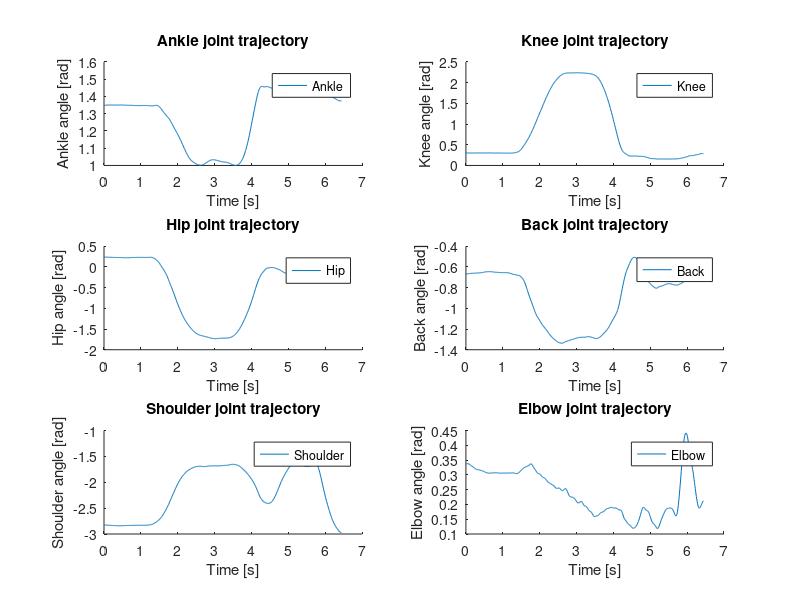
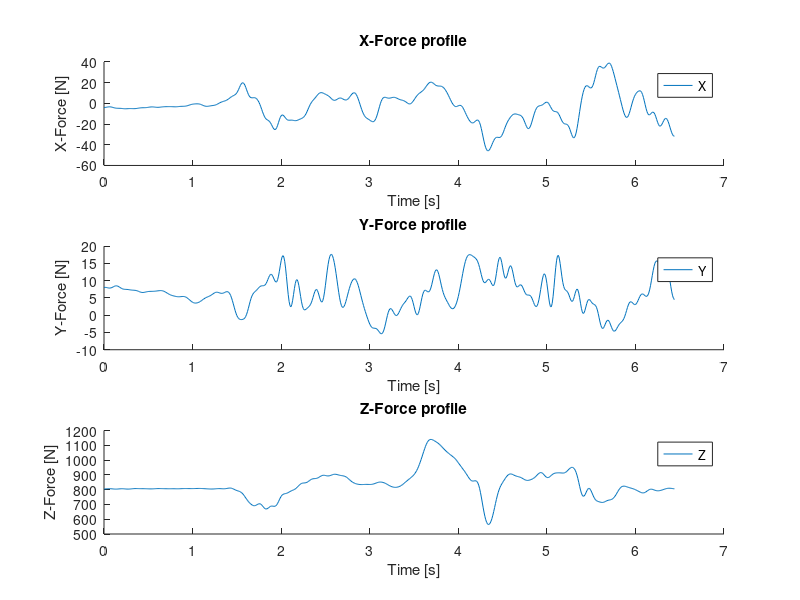

Write MATLAB code to recreate these figures, in order. (Note: this script raises an error after producing the figures.)
clear all; close all; clc;

% Add model functions to path
addpath('../../src/Model/');

% Load clean data
load Subject1_Filip_Clean.mat

% Extract forces
fnames = fieldnames(Forceplate);
for ii = 1 : length(fnames)
    Forceplate.(fnames{ii}) = Forceplate.(fnames{ii})(segmentindices(1):segmentindices(2), :);
end

% Extract markers
msetnames = fieldnames(Markers);
for ii = 1 : length(msetnames)
    mnames = fieldnames(Markers.(msetnames{ii}));    
    for jj = 1 : length(mnames)
        Markers.(msetnames{ii}).(mnames{jj})  = Markers.(msetnames{ii}).(mnames{jj})(segmentindices(1):segmentindices(2), :);
    end
end

% Extract angles
q = q(:, segmentindices(1):segmentindices(2));

% Time vector
Ts = 0.01;
Time = 0:Ts:(size(q,2)-1)*Ts;

% Get lengths vector
L = [param.L1,param.L2,param.L3,param.L4,param.L5,param.L6];

% Manually found indices of liftoff
iLiftOff = 348;
iDropOff = 526;
%% Plot all joint profiles

% Joint names
Joints = {'Ankle', 'Knee', 'Hip', 'Back', 'Shoulder', 'Elbow'};

% How many rows
figcols = 2;
figrows = 3;

figure;

for ii = 1 : figrows
    for jj = 1 : figcols
        
        % Current joint/plot
        curr = jj + (ii-1)*figcols;
        
        % Create subplot grid in row major order
        subplot(figrows, figcols, curr)
        hold on;
        
        % Plot joint profile
        plot(Time, q(curr,:), 'DisplayName', Joints{curr});
        
        % Labels
        xlabel('Time [s]');
        ylabel([Joints{curr} ' angle [rad]']);
        title([Joints{curr} ' joint trajectory']);
        legend;
    end
end

%% Plot Force Profiles

% Forceplate names
Forcenames = {'X', 'Y' 'Z'};

% How many rows
figcols = 1;
figrows = 3;

figure;

for ii = 1 : figrows
    for jj = 1 : figcols
        
        % Current joint/plot
        curr = jj + (ii-1)*figcols;
        
        % Create subplot grid in row major order
        subplot(figrows, figcols, curr)
        hold on;
        
        % Plot force profile
        plot(Time, Forceplate.Forces(:,curr), 'DisplayName', Forcenames{curr});

        % Labels
        xlabel('Time [s]');
        ylabel([Forcenames{curr} '-Force [N]']);
        title([Forcenames{curr} '-Force profile']);
        legend;
    end
end


%% Plot Z force and height of box

% How many rows
figcols = 1;
figrows = 2;

figure;

yyaxis left;
plot(Time, Forceplate.Forces(:,3), 'DisplayName', Forcenames{3});
ylabel([Forcenames{3} '-Force [N]']);
yyaxis right;
hold on;
plot(Time, Markers.BOX.FARR(:, 2), 'DisplayName', 'BoxHeight');
mm = [min(Markers.BOX.FARR(:, 2)), max(Markers.BOX.FARR(:, 2))];
plot([Time(iLiftOff) Time(iLiftOff)], mm, '--', 'DisplayName', 'LiftOff', 'Color', [1 0 1]);
plot([Time(iDropOff) Time(iDropOff)], mm, '--', 'DisplayName', 'DropOff', 'Color', [0.8 0 0.8]);
ylabel(['Height [m]']);
legend;
title('Box height and vertical force profiles');

% %% Get graphic input
% ptimes = ginput;
% 
% % Indices
% si = floor(ptimes(:, 1) / Ts);
% % Animate
% Animate_nDOF(q(:, si(1):si(2)), L, Ts);

%% Save the data and export lifting parameters

% Lifting parameters
LiftParam.PercentageLiftOff = iLiftOff / size(q, 2);
LiftParam.PercentageDropOff = iDropOff / size(q, 2);

% Save
modelParam = param;
save('Subject1_Filip_Segmented.mat', 'modelParam', 'q', 'Markers', 'Forceplate', 'LiftParam');